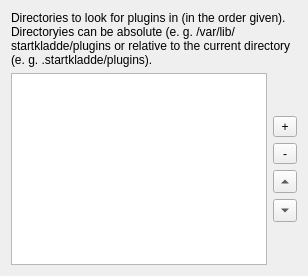
     <widget class="QWidget" name="pluginPathsTab">
      <attribute name="title">
       <string>&amp;Plugin path</string>
      </attribute>
      <layout class="QVBoxLayout" name="verticalLayout_5">
       <item>
        <widget class="QLabel" name="label_2">
         <property name="text">
          <string>Directories to look for plugins in (in the order given).
Directoryies can be absolute (e. g. /var/lib/startkladde/plugins or relative to the current directory (e. g. .startkladde/plugins).</string>
         </property>
         <property name="wordWrap">
          <bool>true</bool>
         </property>
        </widget>
       </item>
       <item>
        <widget class="QWidget" name="pluginPathListPane" native="true">
         <layout class="QHBoxLayout" name="horizontalLayout_2">
          <property name="margin">
           <number>0</number>
          </property>
          <item>
           <widget class="QListWidget" name="pluginPathList">
            <property name="toolTip">
             <string>&lt;html&gt;Directories to look for plugins in&lt;/html&gt;</string>
            </property>
            <property name="dragDropMode">
             <enum>QAbstractItemView::InternalMove</enum>
            </property>
            <property name="alternatingRowColors">
             <bool>true</bool>
            </property>
            <property name="textElideMode">
             <enum>Qt::ElideMiddle</enum>
            </property>
            <property name="uniformItemSizes">
             <bool>true</bool>
            </property>
           </widget>
          </item>
          <item>
           <widget class="QWidget" name="widget" native="true">
            <layout class="QVBoxLayout" name="verticalLayout_7">
             <property name="margin">
              <number>0</number>
             </property>
             <item>
              <spacer name="verticalSpacer_9">
               <property name="orientation">
                <enum>Qt::Vertical</enum>
               </property>
               <property name="sizeHint" stdset="0">
                <size>
                 <width>20</width>
                 <height>40</height>
                </size>
               </property>
              </spacer>
             </item>
             <item>
              <widget class="QToolButton" name="addPluginPathButton">
               <property name="sizePolicy">
                <sizepolicy hsizetype="Minimum" vsizetype="Fixed">
                 <horstretch>0</horstretch>
                 <verstretch>0</verstretch>
                </sizepolicy>
               </property>
               <property name="toolTip">
                <string>Add plugin path</string>
               </property>
               <property name="text">
                <string>+</string>
               </property>
              </widget>
             </item>
             <item>
              <widget class="QToolButton" name="removePluginPathButton">
               <property name="sizePolicy">
                <sizepolicy hsizetype="Minimum" vsizetype="Fixed">
                 <horstretch>0</horstretch>
                 <verstretch>0</verstretch>
                </sizepolicy>
               </property>
               <property name="toolTip">
                <string>Remove selected plugin path</string>
               </property>
               <property name="text">
                <string>-</string>
               </property>
              </widget>
             </item>
             <item>
              <widget class="QToolButton" name="pluginPathUpButton">
               <property name="sizePolicy">
                <sizepolicy hsizetype="Minimum" vsizetype="Fixed">
                 <horstretch>0</horstretch>
                 <verstretch>0</verstretch>
                </sizepolicy>
               </property>
               <property name="toolTip">
                <string>Move selected plugin path up</string>
               </property>
               <property name="text">
                <string/>
               </property>
               <property name="arrowType">
                <enum>Qt::UpArrow</enum>
               </property>
              </widget>
             </item>
             <item>
              <widget class="QToolButton" name="pluginPathDownButton">
               <property name="sizePolicy">
                <sizepolicy hsizetype="Minimum" vsizetype="Fixed">
                 <horstretch>0</horstretch>
                 <verstretch>0</verstretch>
                </sizepolicy>
               </property>
               <property name="toolTip">
                <string>Move selected plugin path down</string>
               </property>
               <property name="text">
                <string>...</string>
               </property>
               <property name="arrowType">
                <enum>Qt::DownArrow</enum>
               </property>
              </widget>
             </item>
             <item>
              <spacer name="verticalSpacer_5">
               <property name="orientation">
                <enum>Qt::Vertical</enum>
               </property>
               <property name="sizeHint" stdset="0">
                <size>
                 <width>20</width>
                 <height>40</height>
                </size>
               </property>
              </spacer>
             </item>
            </layout>
           </widget>
          </item>
         </layout>
        </widget>
       </item>
      </layout>
     </widget>
